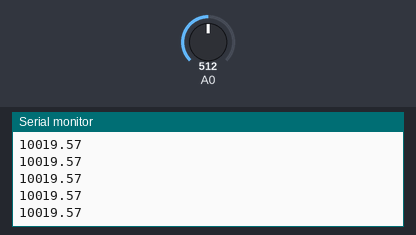
A sketch run on a simulated Arduino Uno, built with avr-gcc and run on an emulated ATmega328P. On the bench: the last lines printed to the serial monitor. The test bench sets the inputs (shaded band); at power-on: A0 = 512.

Above: at 1.2 s.
1.3 s: A0 set to 1006
At 1.32 s:
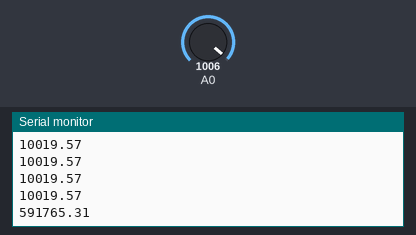
2.8 s: A0 set to 1023
At 2.83 s:
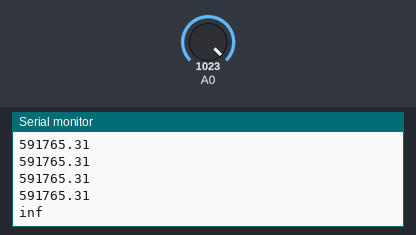

Measured:
- the behaviour switches between 1022 and 1023 on A0 (found by bisection; images 1 and 2)
- after the input at 1.3 s, the serial monitor: prints a new line at once (image 1)
- after the input at 2.8 s, the serial monitor: prints a new line at once (image 2)

The sketch:

OhmMeter.ino
```cpp
int v=5;
float r1=10000;
float r2=0.0f;
float input=0.0f;

void setup() {
  Serial.begin(9600);
  pinMode(A0,INPUT);
}

void loop() {
  int sensorValue = analogRead(A0);
  float voltage = sensorValue * (v / 1023.0);
  r2=r1*(voltage/(v-voltage));
  Serial.println(r2);
  delay(100);
}
```
